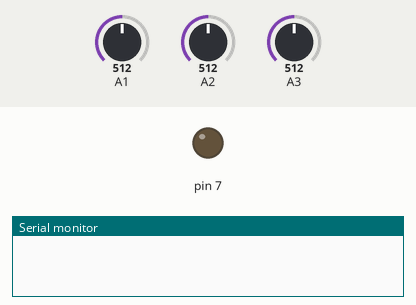
Simulated run of this sketch. Board: Arduino Uno, built with avr-gcc and run on an emulated ATmega328P. Shown: output pins drawn as LEDs (lit = HIGH), the last lines printed to the serial monitor. The inputs (shaded band) are chosen by the test bench; at power-on: A1 = 512, A2 = 512, A3 = 512.

Above: at 0.1 s.
At 1.1 s:
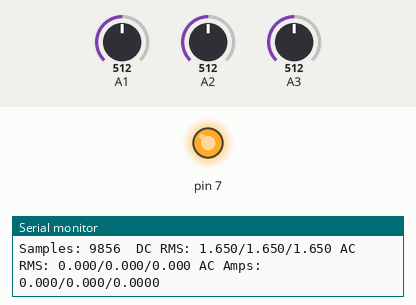
Timing chart, 0 to 2.6 s (numbered marks = the images above):
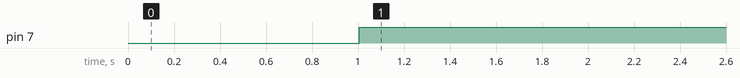

Measured:
- by itself, pin 7: LOW → HIGH at 1.0 s

The sketch:

AC-Current-Reader.ino
```cpp
#define CALC_DC_RMS
//#define CALC_AC_RMS_BY_SINWAVE
//#define PC_OSC_DEBUG
//#define MAX72XX_OUTPUT

#include "math.h"
#include <SPI.h>

#define CHECK_PEAK(a, h, p, l) { \
  if (a > h) { h = a; p = l + (h - l) / 2; } \
  if (a < l) { l = a; p = l + (h - l) / 2; } \
}

#ifdef MAX72XX_OUTPUT
#include <Adafruit_GFX.h>
#include <Max72xxPanel.h>

int pinCS = 10; // Attach CS to this pin, DIN to MOSI and CLK to SCK (cf http://arduino.cc/en/Reference/SPI )
int numberOfHorizontalDisplays = 4;
int numberOfVerticalDisplays = 1;
#define _DISPLAY_ROTATE 1

Max72xxPanel matrix = Max72xxPanel(pinCS, numberOfHorizontalDisplays, numberOfVerticalDisplays);

int i = 0;
int spacer = 1;
int width = 5 + spacer; // The font width is 5 pixels

// 3x5 char maps
uint16_t numMap3x5[] = {
    32319,  //0
    10209,  //1
    24253, //2
    22207,  //3
    28831,  //4
    30391,  //5
    32439,  //6
    16927,  //7
    32447,  //8
    30399  //9
};
// 4x5 char maps
uint32_t numMap4x5[] = {
    476718,  //0
    10209,  //1
    315049, //2
    579246,  //3
    478178,  //4
    972470,  //5
    480418,  //6
    544408,  //7
    349866,  //8
    415406  //9
};

String tape = "";
#endif

#define ADC_BASE_VOLTAGE 3.3
#define OP_A1            (0.192 / 8.9)
#define OP_A2            (0.192 / 8.9)
#define OP_A3            (0.192 / 8.9)

long a1;
long a2;
long a3;

#ifdef CALC_DC_RMS
unsigned long rmsA1 = 0;
unsigned long rmsA2 = 0;
unsigned long rmsA3 = 0;
#endif
long rmsAC_A1 = 0;
long rmsAC_A2 = 0;
long rmsAC_A3 = 0;

#ifdef CALC_AC_RMS_BY_SINWAVE
long peakA1 = 0;
long peakA2 = 0;
long peakA3 = 0;
long lastVolA1 = 0;
long lastVolA2 = 0;
long lastVolA3 = 0;
#endif

int totalCnt = 0;
int   countHZ_A1 = 0;
int   countHZ_A2 = 0;
int   countHZ_A3 = 0;
unsigned long time = 0;
unsigned long execMills = 0;
char buffer[256];

unsigned char clockPin = 0;

int pp_A1 = -1;
int hp_A1 = 0;
int lp_A1 = 1024;

int pp_A2 = -1;
int hp_A2 = 0;
int lp_A2 = 1024;

int pp_A3 = -1;
int hp_A3 = 0;
int lp_A3 = 1024;

int secondPass = 0;

void setup() {
    // put your setup code here, to run once:
    Serial.begin(115200);
//  Serial.println("Startup...");
    pinMode(7, OUTPUT);
    pinMode(A1, INPUT);
    pinMode(A2, INPUT);
    pinMode(A3, INPUT);

#ifdef MAX72XX_OUTPUT
    matrix.setIntensity(2); // Set brightness between 0 and 15
    for (int i = 0; i < numberOfHorizontalDisplays;  i++)
        matrix.setRotation(i, _DISPLAY_ROTATE);
#endif
    // ADC Prescaler = 16
    ADCSRA |=  (1 << ADPS2);   // 1
    ADCSRA &=  ~(1 << ADPS1);  // 0
    ADCSRA &=  ~(1 << ADPS0);  // 0
}

#ifdef MAX72XX_OUTPUT
void drawMapValue3x5(Max72xxPanel display, uint8_t x, uint8_t y, uint32_t val)
{
    for (uint8_t i = 0; i < 20; i++)
    {
        if ((val >> i) & 1 == 1) {
            display.drawPixel(x + (3 - i / 5) - 1, y + (4 - i % 5), HIGH);
        }
    }
}

void drawMapValue4x5(Max72xxPanel display, uint8_t x, uint8_t y, uint32_t val)
{
    for (uint8_t i = 0; i < 20; i++)
    {
        if ((val >> i) & 1 == 1) {
            display.drawPixel(x + (4 - i / 5) - 1, y + (4 - i % 5), HIGH);
        }
    }
}
#endif

void loop() {
    // put your main code here, to run repeatedly:
    // 221us = 0.3ms

    a1 = analogRead(A1);
    a2 = analogRead(A2);
    a3 = analogRead(A3);

#ifdef PC_OSC_DEBUG
    sprintf(buffer, "S:%ld,%ld,%ld:D", a1, a2, a3);
    Serial.println(buffer);
#endif

    CHECK_PEAK(a1, hp_A1, pp_A1, lp_A1);
    CHECK_PEAK(a2, hp_A2, pp_A2, lp_A2);
    CHECK_PEAK(a3, hp_A3, pp_A3, lp_A3);

#ifdef CALC_AC_RMS_BY_SINWAVE
    if (a1 - pp_A1 <= 0 && lastVolA1 - pp_A1 > 0)
    {
        rmsAC_A1 += peakA1 * peakA1;
        // full cycle of Sin Waves
        peakA1 = 0;
        countHZ_A1 = countHZ_A1 + 1;
    }

    if (a2 - pp_A2 <= 0 && lastVolA2 - pp_A2 > 0)
    {
        rmsAC_A2 += peakA2 * peakA2;
        // full cycle of Sin Waves
        peakA2 = 0;
        countHZ_A2 = countHZ_A2 + 1;
    }

    if (a3 - pp_A3 <= 0 && lastVolA3 - pp_A3 > 0)
    {
        rmsAC_A3 += peakA3 * peakA3;
        // full cycle of Sin Waves
        peakA3 = 0;
        countHZ_A3 = countHZ_A3 + 1;
    }

    if (a1 - pp_A1 > peakA1) peakA1 = a1 - pp_A1;
    if (a2 - pp_A2 > peakA2) peakA2 = a2 - pp_A2;
    if (a3 - pp_A3 > peakA3) peakA3 = a3 - pp_A3;

    lastVolA1 = a1;
    lastVolA2 = a2;
    lastVolA3 = a3;
#else
    rmsAC_A1 += (a1 - pp_A1) * (a1 - pp_A1);
    rmsAC_A2 += (a2 - pp_A2) * (a2 - pp_A2);
    rmsAC_A3 += (a3 - pp_A3) * (a3 - pp_A3);
#endif

#ifdef CALC_DC_RMS
    rmsA1 += a1 * a1;
    rmsA2 += a2 * a2;
    rmsA3 += a3 * a3;
#endif

    totalCnt++;

    // 816us
    clockPin = !clockPin;
//  digitalWrite(7, clockPin);
//  PIND = clockPin;

    long duration = millis() - execMills;
    if (duration >= 1000 || duration < 0)
//    if (totalCnt >= 30000)
    {
    digitalWrite(7, 0);
#ifdef ADC_ASYNC
        totalCnt/=3;
#endif
        secondPass = secondPass + duration;
        execMills = millis();

#ifndef CALC_AC_RMS_BY_SINWAVE
        if (countHZ_A1 == 0) countHZ_A1 = 1;
        if (countHZ_A2 == 0) countHZ_A2 = 1;
        if (countHZ_A3 == 0) countHZ_A3 = 1;
#endif

#ifdef MAX72XX_OUTPUT
        dtostrf(sqrt(double(rmsAC_A1) / countHZ_A1) / 1024.*ADC_BASE_VOLTAGE * 0.707 / OP_A1, 1, 4, buffer);
        tape = buffer;
#endif

        char *p = buffer + sprintf(buffer, "Samples: %d ", totalCnt);

#ifdef CALC_AC_RMS_BY_SINWAVE
        p += sprintf(p, " HZ: %d/%d/%d", countHZ_A1, countHZ_A2, countHZ_A3);
#endif
//      p+= sprintf(p, " P-P:");
//      p = dtostrf(hp_A1, 1, 3, p) + 4;
//      p+= sprintf(p, " ");
//      p = dtostrf(pp_A1, 1, 3, p) + 4;
//      p+= sprintf(p, " ");
//      p = dtostrf(lp_A1, 1, 3, p) + 4;
#ifdef CALC_DC_RMS
        p += sprintf(p, " DC RMS: ");
        p = dtostrf(sqrt(double(rmsA1) / totalCnt) / 1024.*ADC_BASE_VOLTAGE, 1, 4, p) + 5; if (*(p-5)=='N') p -= 2;
        p += sprintf(p, "/");
        p = dtostrf(sqrt(double(rmsA2) / totalCnt) / 1024.*ADC_BASE_VOLTAGE, 1, 4, p) + 5; if (*(p-5)=='N') p -= 2;
        p += sprintf(p, "/");
        p = dtostrf(sqrt(double(rmsA3) / totalCnt) / 1024.*ADC_BASE_VOLTAGE, 1, 4, p) + 5; if (*(p-5)=='N') p -= 2;
#endif
#ifdef CALC_AC_RMS_BY_SINWAVE
        float rms_a1 = sqrt(double(rmsAC_A1) / countHZ_A1) / 1024.*ADC_BASE_VOLTAGE * 0.707;
        float rms_a2 = sqrt(double(rmsAC_A2) / countHZ_A2) / 1024.*ADC_BASE_VOLTAGE * 0.707;
        float rms_a3 = sqrt(double(rmsAC_A3) / countHZ_A3) / 1024.*ADC_BASE_VOLTAGE * 0.707;
#else
        float rms_a1 = sqrt(double(rmsAC_A1) / totalCnt) / 1024.*ADC_BASE_VOLTAGE;
        float rms_a2 = sqrt(double(rmsAC_A2) / totalCnt) / 1024.*ADC_BASE_VOLTAGE;
        float rms_a3 = sqrt(double(rmsAC_A3) / totalCnt) / 1024.*ADC_BASE_VOLTAGE;
#endif
        p += sprintf(p, " AC RMS: ");
        p = dtostrf(rms_a1, 1, 4, p) + 5; if (*(p-5)=='N') p -= 2;
        p += sprintf(p, "/");
        p = dtostrf(rms_a2, 1, 4, p) + 5; if (*(p-5)=='N') p -= 2;
        p += sprintf(p, "/");
        p = dtostrf(rms_a3, 1, 4, p) + 5; if (*(p-5)=='N') p -= 2;
        p += sprintf(p, " AC Amps: ");
        p = dtostrf(rms_a1 / OP_A1, 1, 4, p) + 5;
        p += sprintf(p, "/");
        p = dtostrf(rms_a2 / OP_A2, 1, 4, p) + 5;
        p += sprintf(p, "/");
        p = dtostrf(rms_a3 / OP_A3, 1, 4, p) + 5;

        Serial.println(buffer);
#ifdef CALC_DC_RMS
        rmsA1 = 0;
        rmsA2 = 0;
        rmsA3 = 0;
#endif
#ifdef CALC_AC_RMS_BY_SINWAVE
        peakA1 = 0;
        peakA2 = 0;
        peakA3 = 0;
        countHZ_A1 = 0;
        countHZ_A2 = 0;
        countHZ_A3 = 0;
#endif

        rmsAC_A1 = 0;
        rmsAC_A2 = 0;
        rmsAC_A3 = 0;
        totalCnt = 0;
        if (secondPass >= 10)
        {
            secondPass = 0;
            hp_A1 = 0;
            lp_A1 = 5000;
            hp_A2 = 0;
            lp_A2 = 5000;
            hp_A3 = 0;
            lp_A3 = 5000;
        }
#ifdef MAX72XX_OUTPUT
        matrix.fillScreen(LOW);
        int x = 0;
        for (i = 0; i < tape.length(); i++) {
            if (tape[i] >= '0' && tape[i] <= '9')
            {
                drawMapValue4x5(matrix, x, 0, numMap4x5[tape[i] - '0']);
                x += 5;
            } else if (tape[i] == '.') {
                matrix.drawPixel(x, 4, HIGH);
                x += 2;
            } else if (tape[i] == ' ') {
                x += 1;
            } else {
                matrix.drawChar(x, 0, tape[i], HIGH, LOW, 1);
                x += 5;
            }
        }
        matrix.write(); // Send bitmap to display
#endif
    digitalWrite(7, 1);
    }
}
```
